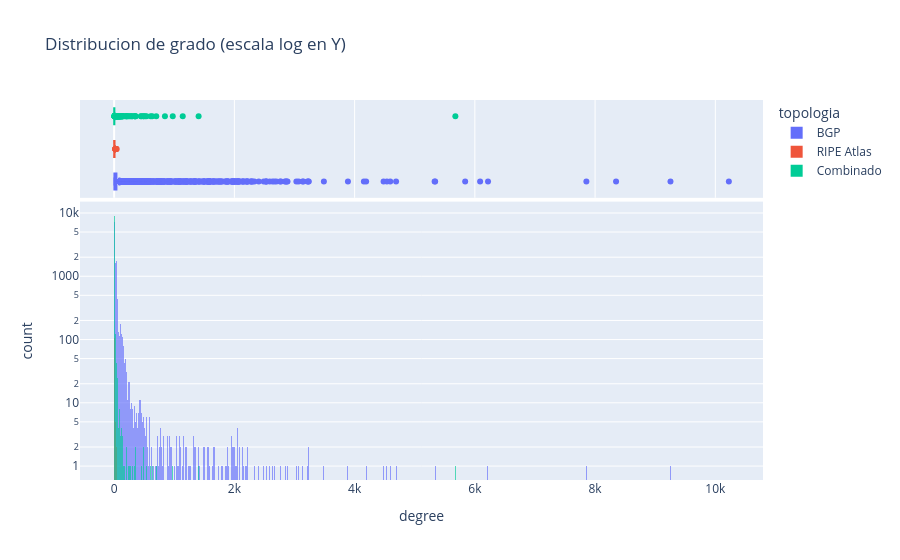

Notebook code cell kept with this figure:
### Markdown cell above
## Slide 3: Distribucion de grado

### Code cell
deg_df = pd.concat([
    bgp_nodes[['degree']].assign(topologia='BGP'),
    ripe_nodes[['degree']].assign(topologia='RIPE Atlas'),
    merged_nodes[['degree']].assign(topologia='Combinado'),
], ignore_index=True)

fig = px.histogram(deg_df, x='degree', color='topologia', barmode='overlay', opacity=0.65,
                   marginal='box', log_y=True, title='Distribucion de grado (escala log en Y)')
fig.show()

### Figure 1 — Plotly figure (JSON) as saved in the notebook; plotly's stock layout.template omitted (floating-point values rounded to 4 significant figures; data arrays with more than 128 entries replaced by an {"elided": "..."} marker saying what was removed)
{"data": [{"bingroup": "x", "hovertemplate": "topologia=BGP<br>degree=%{x}<br>count=%{y}<extra></extra>", "legendgroup": "BGP", "marker": {"color": "#636efa", "opacity": 0.65, "pattern": {"shape": ""}}, "name": "BGP", "orientation": "v", "showlegend": true, "type": "histogram", "x": {"elided": "16988 int values"}, "xaxis": "x", "yaxis": "y"}, {"hovertemplate": "topologia=BGP<br>degree=%{x}<extra></extra>", "legendgroup": "BGP", "marker": {"color": "#636efa"}, "name": "BGP", "notched": true, "showlegend": false, "type": "box", "x": {"elided": "16988 int values"}, "xaxis": "x2", "yaxis": "y2"}, {"bingroup": "x", "hovertemplate": "topologia=RIPE Atlas<br>degree=%{x}<br>count=%{y}<extra></extra>", "legendgroup": "RIPE Atlas", "marker": {"color": "#EF553B", "opacity": 0.65, "pattern": {"shape": ""}}, "name": "RIPE Atlas", "orientation": "v", "showlegend": true, "type": "histogram", "x": [8, 1, 1, 1, 4, 1, 1, 5, 19, 20, 2, 1, 34, 5, 6, 3, 29, 25, 10, 10, 13, 1, 2, 1, 1, 4, 1, 1, 17, 30, 1, 42, 10, 18, 1, 2, 1, 1, 13, 3, 1, 6, 6, 1, 1, 2, 1, 1, 11, 2, 1, 11, 1, 4, 1, 1, 1, 5, 13, 1, 7, 13, 1, 5, 1, 1, 1, 1, 1, 2, 24, 3, 25, 1, 1, 4, 2, 1, 1, 2, 4, 1, 5, 1, 1, 10, 1, 8, 1, 1, 1, 2, 1, 7, 9, 11, 1, 2, 1, 7, 2, 7, 1, 1, 1, 1, 1, 1, 1, 1, 1, 1, 1, 1, 2, 1, 7, 9, 4, 1, 8, 1, 3, 6, 1, 1, 1], "xaxis": "x", "yaxis": "y"}, {"hovertemplate": "topologia=RIPE Atlas<br>degree=%{x}<extra></extra>", "legendgroup": "RIPE Atlas", "marker": {"color": "#EF553B"}, "name": "RIPE Atlas", "notched": true, "showlegend": false, "type": "box", "x": [8, 1, 1, 1, 4, 1, 1, 5, 19, 20, 2, 1, 34, 5, 6, 3, 29, 25, 10, 10, 13, 1, 2, 1, 1, 4, 1, 1, 17, 30, 1, 42, 10, 18, 1, 2, 1, 1, 13, 3, 1, 6, 6, 1, 1, 2, 1, 1, 11, 2, 1, 11, 1, 4, 1, 1, 1, 5, 13, 1, 7, 13, 1, 5, 1, 1, 1, 1, 1, 2, 24, 3, 25, 1, 1, 4, 2, 1, 1, 2, 4, 1, 5, 1, 1, 10, 1, 8, 1, 1, 1, 2, 1, 7, 9, 11, 1, 2, 1, 7, 2, 7, 1, 1, 1, 1, 1, 1, 1, 1, 1, 1, 1, 1, 2, 1, 7, 9, 4, 1, 8, 1, 3, 6, 1, 1, 1], "xaxis": "x2", "yaxis": "y2"}, {"bingroup": "x", "hovertemplate": "topologia=Combinado<br>degree=%{x}<br>count=%{y}<extra></extra>", "legendgroup": "Combinado", "marker": {"color": "#00cc96", "opacity": 0.65, "pattern": {"shape": ""}}, "name": "Combinado", "orientation": "v", "showlegend": true, "type": "histogram", "x": {"elided": "9839 int values"}, "xaxis": "x", "yaxis": "y"}, {"hovertemplate": "topologia=Combinado<br>degree=%{x}<extra></extra>", "legendgroup": "Combinado", "marker": {"color": "#00cc96"}, "name": "Combinado", "notched": true, "showlegend": false, "type": "box", "x": {"elided": "9839 int values"}, "xaxis": "x2", "yaxis": "y2"}], "layout": {"barmode": "overlay", "legend": {"title": {"text": "topologia"}, "tracegroupgap": 0}, "title": {"text": "Distribucion de grado (escala log en Y)"}, "xaxis": {"anchor": "y", "domain": [0.0, 1.0], "title": {"text": "degree"}}, "xaxis2": {"anchor": "y2", "domain": [0.0, 1.0], "matches": "x", "showgrid": true, "showticklabels": false}, "yaxis": {"anchor": "x", "domain": [0.0, 0.7326], "title": {"text": "count"}, "type": "log"}, "yaxis2": {"anchor": "x2", "domain": [0.7426, 1.0], "matches": "y2", "showgrid": false, "showline": false, "showticklabels": false, "ticks": ""}}}
